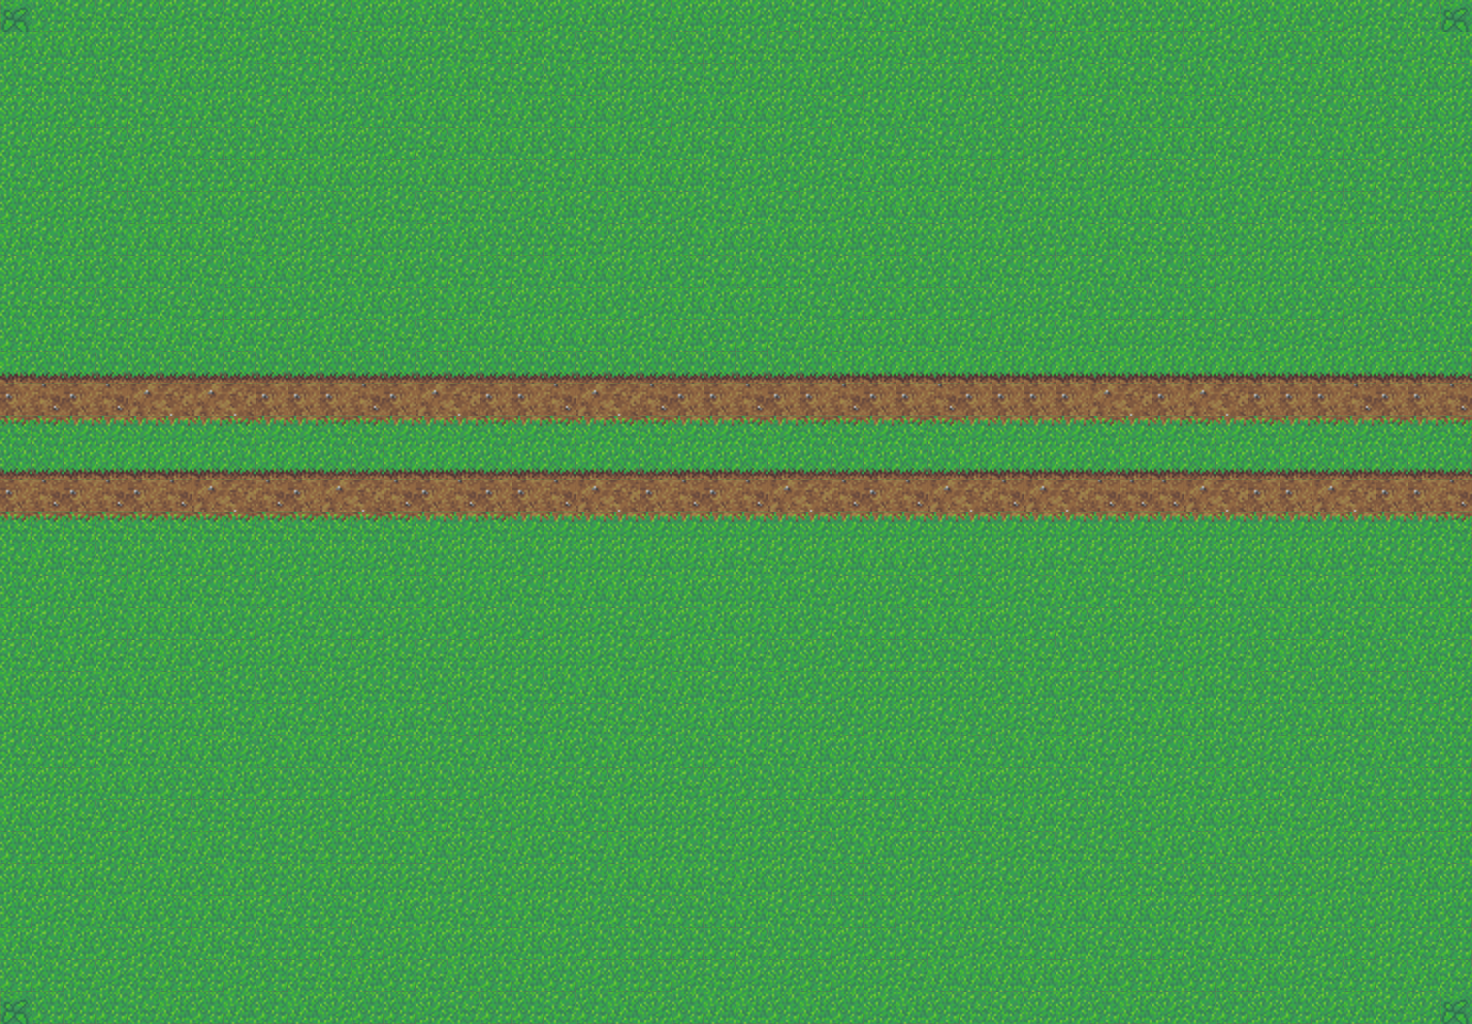

Rendered tile map (Tiled .tmx) drawn with the repository's tilesets; below, a short description and the full map source, tile grids included:
An orthogonal 46x32 tile map with 32x32 px tiles, 1 tile layer (Tile Layer 1).

<map version="1.0" orientation="orthogonal" renderorder="right-down" width="46" height="32" tilewidth="32" tileheight="32" nextobjectid="1">
 <tileset firstgid="1" name="grass-tiles-2-small" tilewidth="32" tileheight="32" tilecount="72" columns="12">
  <image source="tileset/grass-tiles-2-small.png" width="384" height="192" />
 </tileset>
 <layer name="Tile Layer 1" width="46" height="32">
  <data encoding="csv">
11,14,2,2,2,1,2,2,1,13,2,13,1,13,2,14,14,1,13,1,2,13,1,1,14,2,2,14,13,2,13,2,14,13,14,14,14,14,1,14,13,14,1,2,2,11,
1,13,13,1,2,1,2,1,14,14,2,13,1,1,2,14,13,2,14,2,2,14,14,2,2,2,1,1,13,14,14,2,2,1,13,13,2,1,2,13,14,13,1,2,1,13,
14,2,2,14,2,13,1,1,14,2,2,1,14,1,13,2,2,14,13,1,1,2,2,1,1,13,14,1,1,1,13,14,1,14,13,2,2,14,13,2,2,13,13,14,13,1,
1,1,14,14,2,14,13,14,2,13,1,14,13,13,13,2,13,14,13,1,14,1,13,13,1,14,2,2,13,2,1,14,1,13,2,13,14,13,14,1,2,2,1,14,13,1,
2,1,1,2,1,2,14,14,14,13,1,1,14,2,13,13,13,14,13,13,2,13,2,13,1,2,13,2,14,2,14,14,1,14,1,14,13,13,2,13,2,14,13,14,1,1,
2,14,1,14,13,14,14,14,13,13,13,1,1,13,13,13,14,2,13,13,13,13,2,1,14,1,2,13,1,13,2,13,2,2,1,1,14,2,1,2,13,14,14,2,14,14,
14,1,1,2,14,14,13,1,2,1,14,1,2,14,2,2,1,13,2,13,14,1,2,13,2,2,1,13,13,13,1,2,1,1,13,13,13,13,14,13,2,2,14,2,2,1,
13,2,13,14,13,13,13,2,14,1,14,13,1,1,13,14,14,14,2,1,1,14,13,1,13,1,13,14,14,1,1,13,14,14,13,2,2,14,14,1,1,2,13,1,14,13,
1,13,13,14,13,13,2,14,13,1,2,2,13,14,2,14,2,13,13,1,13,14,2,14,14,2,1,13,14,14,13,2,2,1,2,13,2,14,1,1,1,13,14,13,13,2,
2,2,2,14,13,2,14,14,14,14,1,13,1,14,13,2,1,1,13,14,1,13,13,1,13,2,14,14,13,14,14,1,1,2,14,14,14,14,13,13,14,14,1,13,1,2,
14,13,2,2,2,13,2,13,2,1,13,14,2,14,13,1,13,13,13,1,2,13,14,14,2,1,13,1,13,13,2,13,2,1,13,1,1,2,2,14,1,2,1,14,14,13,
37,38,38,38,38,38,38,38,38,38,38,38,38,38,38,38,38,38,38,38,38,38,38,38,38,38,37,37,37,37,37,37,37,37,37,37,37,37,37,37,37,37,37,37,37,38,
19,20,19,20,7,8,7,8,19,19,19,20,19,7,8,19,19,20,7,8,20,19,19,20,19,19,20,19,19,20,19,19,19,19,7,8,19,7,8,19,19,19,20,19,19,20,
26,26,25,25,25,25,25,26,25,25,26,26,25,25,25,26,25,26,25,26,26,25,25,26,25,26,26,25,26,26,25,25,25,25,26,25,25,26,25,26,25,26,25,26,25,26,
38,38,37,37,37,37,37,38,37,37,38,38,37,37,37,38,37,38,37,38,38,37,37,38,37,38,38,37,38,38,37,37,37,37,38,37,37,38,37,38,37,38,37,38,37,38,
19,20,19,20,19,20,7,8,20,19,7,8,20,19,20,19,19,20,7,8,19,20,19,20,7,8,20,19,20,7,8,20,7,8,20,20,20,7,8,19,19,7,8,19,19,20,
26,26,26,26,26,26,26,26,26,26,26,26,26,25,25,26,25,25,25,25,25,25,25,25,25,25,25,25,25,25,25,25,25,25,25,25,25,25,25,25,25,25,25,25,25,26,
2,13,2,14,1,14,13,14,1,14,1,1,14,14,1,1,14,1,1,1,13,1,13,2,2,1,13,13,13,14,14,1,13,2,2,1,14,1,1,1,13,13,14,2,2,2,
14,1,13,2,13,13,2,2,14,1,13,13,13,14,1,13,2,2,13,13,1,13,1,1,13,2,1,1,14,2,14,1,2,13,14,2,2,14,2,13,13,1,13,13,13,14,
13,2,1,14,13,13,13,14,1,2,14,14,1,13,14,1,14,1,1,2,14,1,13,1,13,14,2,14,14,13,13,1,14,2,1,1,2,1,1,14,13,14,2,13,2,13,
2,14,13,2,2,13,14,1,1,13,2,1,2,2,2,1,1,1,1,2,1,13,13,2,14,1,14,14,14,14,2,14,2,14,14,1,14,1,2,14,13,1,14,14,13,2,
13,1,1,13,13,13,14,2,14,14,1,2,2,14,1,2,2,14,13,13,2,13,2,1,13,14,1,1,1,1,1,14,13,1,2,2,2,13,2,14,2,14,14,2,14,1,
1,13,14,1,1,1,13,2,13,2,14,1,13,2,14,14,2,1,2,2,14,1,13,1,1,1,14,1,1,2,14,1,2,14,1,2,13,13,2,1,14,13,13,2,2,2,
2,14,14,2,2,13,13,1,14,13,13,2,1,1,2,13,2,13,14,13,1,14,14,2,2,13,1,13,13,13,2,14,13,13,2,1,2,13,14,1,13,1,2,13,14,14,
1,1,1,13,13,14,14,13,14,14,14,1,14,14,14,1,1,2,2,1,1,2,1,14,14,13,14,14,14,2,13,1,1,14,2,2,1,2,13,14,2,13,2,14,14,14,
13,1,2,14,1,2,14,2,1,1,14,1,13,14,2,14,1,13,14,13,1,1,2,1,14,13,1,2,14,13,13,2,13,2,1,14,1,13,1,13,2,1,14,14,14,14,
14,14,14,1,13,2,13,2,14,2,14,14,14,13,1,2,13,14,2,13,1,2,2,1,1,2,14,13,1,1,14,1,2,2,2,14,13,14,13,1,13,1,1,13,1,13,
1,13,13,2,1,13,14,13,14,1,13,1,1,2,1,14,1,1,2,13,13,13,2,13,1,14,14,14,1,14,1,2,1,13,1,14,2,14,14,14,14,1,2,1,13,1,
14,1,2,13,13,14,13,13,2,14,14,2,13,1,2,14,13,2,1,14,2,14,14,13,2,2,14,14,1,1,13,13,2,13,13,13,1,1,2,2,1,13,14,1,13,14,
13,2,13,14,1,2,13,2,14,14,2,14,1,13,1,1,13,1,14,14,14,14,14,2,14,14,1,14,14,2,1,2,14,13,2,14,14,2,13,13,2,1,14,1,2,14,
14,14,2,1,2,14,14,1,14,2,2,13,14,2,13,14,13,14,1,14,14,1,2,1,1,14,1,1,2,13,13,13,13,1,13,14,13,14,14,13,1,2,14,2,13,2,
11,14,14,14,2,13,14,13,14,13,1,14,14,1,2,14,14,2,14,13,1,14,13,13,14,13,14,1,13,14,2,2,1,1,14,13,1,2,14,1,14,1,13,2,1,11
</data>
 </layer>
</map>
